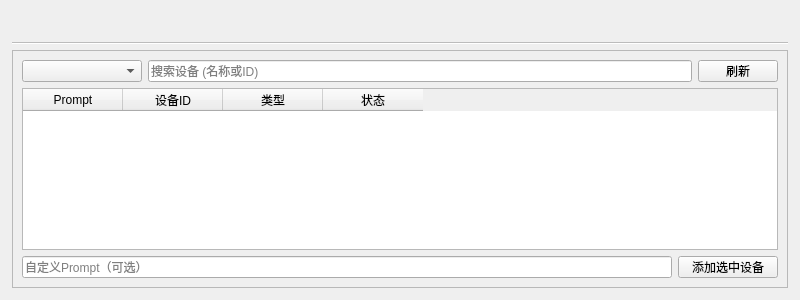
<?xml version="1.0" encoding="UTF-8"?>
<ui version="4.0">
 <class>HomeAssistantDeviceManager</class>
 <widget class="QMainWindow" name="HomeAssistantDeviceManager">
  <property name="geometry">
   <rect>
    <x>0</x>
    <y>0</y>
    <width>800</width>
    <height>300</height>
   </rect>
  </property>
  <property name="minimumSize">
   <size>
    <width>800</width>
    <height>300</height>
   </size>
  </property>
  <property name="windowTitle">
   <string>Home Assistant设备管理器</string>
  </property>
  <widget class="QWidget" name="central_widget">
   <layout class="QVBoxLayout" name="main_layout">
    <property name="spacing">
     <number>6</number>
    </property>
    <property name="leftMargin">
     <number>12</number>
    </property>
    <property name="topMargin">
     <number>12</number>
    </property>
    <property name="rightMargin">
     <number>12</number>
    </property>
    <property name="bottomMargin">
     <number>12</number>
    </property>
    <item>
     <layout class="QHBoxLayout" name="navigation_layout">
      <property name="leftMargin">
       <number>0</number>
      </property>
      <property name="rightMargin">
       <number>0</number>
      </property>
      <item>
       <widget class="QTabBar" name="nav_segment" native="true">
        <property name="minimumSize">
         <size>
          <width>180</width>
          <height>32</height>
         </size>
        </property>
       </widget>
      </item>
     </layout>
    </item>
    <item>
     <widget class="QStackedWidget" name="stackedWidget">
      <property name="currentIndex">
       <number>0</number>
      </property>
      <widget class="QWidget" name="available_page">
       <layout class="QVBoxLayout" name="available_layout">
        <property name="leftMargin">
         <number>0</number>
        </property>
        <property name="topMargin">
         <number>0</number>
        </property>
        <property name="rightMargin">
         <number>0</number>
        </property>
        <property name="bottomMargin">
         <number>0</number>
        </property>
        <item>
         <widget class="QFrame" name="available_card">
          <property name="frameShape">
           <enum>QFrame::StyledPanel</enum>
          </property>
          <property name="frameShadow">
           <enum>QFrame::Raised</enum>
          </property>
          <layout class="QVBoxLayout" name="available_card_layout">
           <item>
            <layout class="QHBoxLayout" name="filter_layout">
             <item>
              <widget class="QComboBox" name="domain_combo">
               <property name="minimumSize">
                <size>
                 <width>120</width>
                 <height>22</height>
                </size>
               </property>
               <property name="maximumSize">
                <size>
                 <width>16777215</width>
                 <height>22</height>
                </size>
               </property>
               <property name="placeholderText">
                <string>选择设备类型</string>
               </property>
              </widget>
             </item>
             <item>
              <widget class="QLineEdit" name="search_input">
               <property name="minimumSize">
                <size>
                 <width>0</width>
                 <height>22</height>
                </size>
               </property>
               <property name="maximumSize">
                <size>
                 <width>16777215</width>
                 <height>22</height>
                </size>
               </property>
               <property name="placeholderText">
                <string>搜索设备 (名称或ID)</string>
               </property>
              </widget>
             </item>
             <item>
              <widget class="QPushButton" name="refresh_button">
               <property name="minimumSize">
                <size>
                 <width>80</width>
                 <height>22</height>
                </size>
               </property>
               <property name="maximumSize">
                <size>
                 <width>16777215</width>
                 <height>22</height>
                </size>
               </property>
               <property name="text">
                <string>刷新</string>
               </property>
              </widget>
             </item>
            </layout>
           </item>
           <item>
            <widget class="QTableWidget" name="device_table">
             <property name="selectionMode">
              <enum>QAbstractItemView::SingleSelection</enum>
             </property>
             <property name="selectionBehavior">
              <enum>QAbstractItemView::SelectRows</enum>
             </property>
             <column>
              <property name="text">
               <string>Prompt</string>
              </property>
             </column>
             <column>
              <property name="text">
               <string>设备ID</string>
              </property>
             </column>
             <column>
              <property name="text">
               <string>类型</string>
              </property>
             </column>
             <column>
              <property name="text">
               <string>状态</string>
              </property>
             </column>
            </widget>
           </item>
           <item>
            <layout class="QHBoxLayout" name="add_layout">
             <item>
              <widget class="QLineEdit" name="custom_name_input">
               <property name="minimumSize">
                <size>
                 <width>0</width>
                 <height>22</height>
                </size>
               </property>
               <property name="maximumSize">
                <size>
                 <width>16777215</width>
                 <height>22</height>
                </size>
               </property>
               <property name="placeholderText">
                <string>自定义Prompt（可选）</string>
               </property>
              </widget>
             </item>
             <item>
              <widget class="QPushButton" name="add_button">
               <property name="minimumSize">
                <size>
                 <width>100</width>
                 <height>22</height>
                </size>
               </property>
               <property name="maximumSize">
                <size>
                 <width>16777215</width>
                 <height>22</height>
                </size>
               </property>
               <property name="text">
                <string>添加选中设备</string>
               </property>
              </widget>
             </item>
            </layout>
           </item>
          </layout>
         </widget>
        </item>
       </layout>
      </widget>
      <widget class="QWidget" name="added_page">
       <layout class="QVBoxLayout" name="added_layout">
        <property name="leftMargin">
         <number>0</number>
        </property>
        <property name="topMargin">
         <number>0</number>
        </property>
        <property name="rightMargin">
         <number>0</number>
        </property>
        <property name="bottomMargin">
         <number>0</number>
        </property>
        <item>
         <widget class="QFrame" name="added_card">
          <property name="frameShape">
           <enum>QFrame::StyledPanel</enum>
          </property>
          <property name="frameShadow">
           <enum>QFrame::Raised</enum>
          </property>
          <layout class="QVBoxLayout" name="added_card_layout">
           <item>
            <widget class="QTableWidget" name="added_device_table">
             <property name="selectionMode">
              <enum>QAbstractItemView::SingleSelection</enum>
             </property>
             <property name="selectionBehavior">
              <enum>QAbstractItemView::SelectRows</enum>
             </property>
             <column>
              <property name="text">
               <string>Prompt</string>
              </property>
             </column>
             <column>
              <property name="text">
               <string>设备ID</string>
              </property>
             </column>
             <column>
              <property name="text">
               <string>操作</string>
              </property>
             </column>
            </widget>
           </item>
          </layout>
         </widget>
        </item>
       </layout>
      </widget>
     </widget>
    </item>
   </layout>
  </widget>
 </widget>
 <customwidgets>
  <customwidget>
   <class>QTabBar</class>
   <extends>QWidget</extends>
   <header>qtabbar.h</header>
  </customwidget>
 </customwidgets>
 <resources/>
 <connections/>
</ui>
